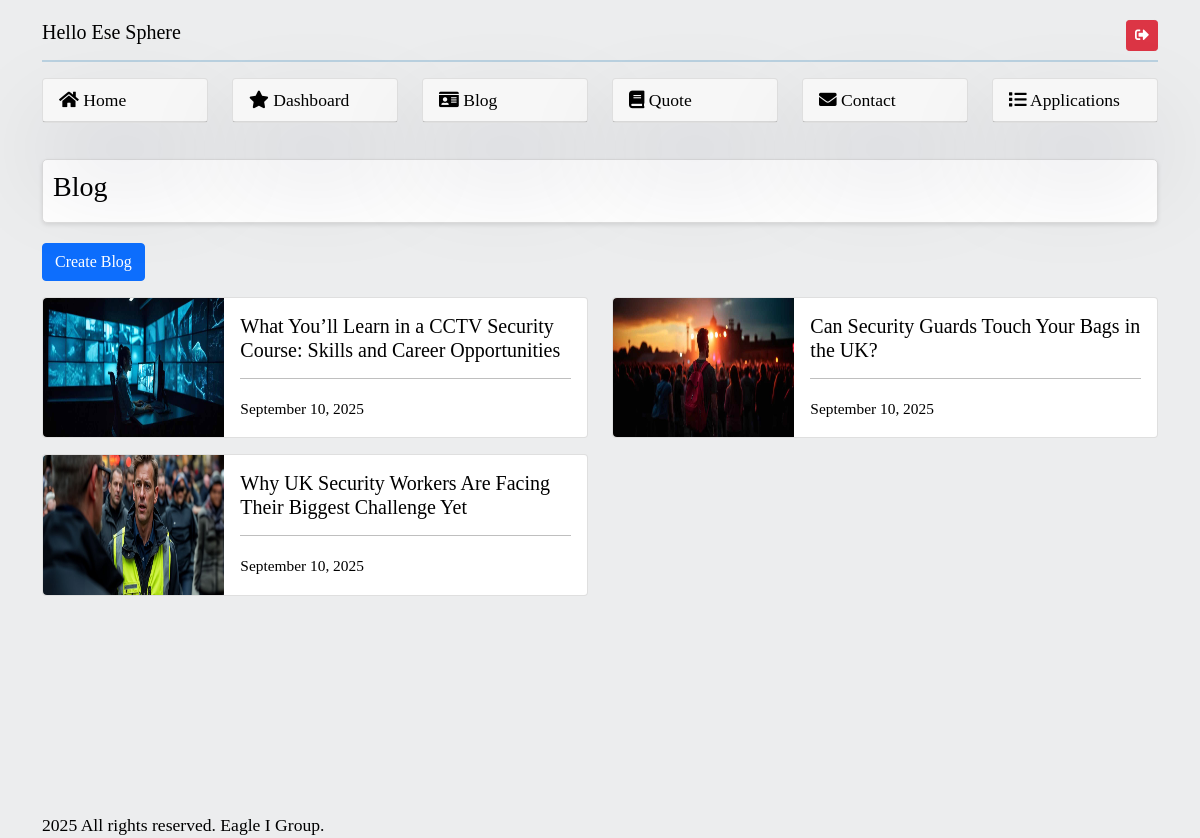
/sc/admin/blog.php (signed in), run on the app's committed database.
### tables this page shows
CREATE TABLE `articles` (
  `userId` int(11) NOT NULL,
  `title` varchar(500) DEFAULT NULL,
  `bloger` varchar(500) DEFAULT NULL,
  `xu874Iu` varchar(500) DEFAULT NULL,
  `specialId` varchar(500) DEFAULT NULL,
  `article` text NOT NULL,
  `image_path` varchar(500) NOT NULL,
  `dateTime` timestamp NOT NULL DEFAULT current_timestamp() ON UPDATE current_timestamp()
);

### sc/admin/blog.php (the view, shortened to what this page needs)
<?php require_once 'header.php'; ?>
<div id="session-container">
    <h3>Blog</h3>
</div>
<a href="./create-blog" class="text-decoration-none text-end btn btn-primary btn-block flex justify-right items-end">Create Blog</a>
<div class="row text-decoration-none mt-3 mb-3">
    <?php
    $sql = "SELECT * FROM articles ORDER BY userId DESC";
    $result = $conn->query($sql);
    if ($result->num_rows > 0) {
        while ($row = $result->fetch_assoc()) {
            $varDateUploaded = $row["dateTime"];
            $formattedDate = date("F j, Y", strtotime($varDateUploaded));
    ?>
            <div class="col-md-6 col-xl-6 col-sm-6 col-lg-6">
                <a class="text-decoration-none" href="../view-blog?xu874Iu=<?= htmlspecialchars($row["xu874Iu"]); ?>">
                    <div class="card mb-3">
                        <div class="row g-0" style="height: auto; color: black;">
                            <div class="col-md-4">
                                <img src="./<?= htmlspecialchars($row["image_path"]); ?>" class="img-fluid rounded-start w-100 h-100" alt="Blog pictures">
                            </div>
                            <div class="col-md-8">
                                <div class="card-body">
                                    <h5 class="card-title"><?= htmlspecialchars($row["title"]); ?></h5>
                                    <hr>
                                    <p class="card-text"><small class="text-body-secondary"><?= $formattedDate; ?></small></p>
                                </div>
                            </div>
                        </div>
                    </div>
                </a>
            </div>
    <?php
        }
    } else {
        echo "0 results";
    }
    ?>
</div>
<?php require_once 'footer.php'; ?>

### sc/admin/header.php (shortened to what this page needs)
<!doctype html>
<html lang="en">
<head>
    <link href="../assets/css/bootstrap-min.css" rel="stylesheet" type="text/css">
    <link href="../assets/css/style.css" rel="stylesheet" type="text/css">
    <link rel="stylesheet" href="../css/style.css">
    <link rel="stylesheet" href="https://cdnjs.cloudflare.com/ajax/libs/font-awesome/5.15.3/css/all.min.css">
</head>
<body>
    <div style="margin-top: 20px;" class="container">
        <div class="full-body-wrapper">
            <h5 style="color: #000;">
                <span id="greeting">Hello </span> <?php print "" . $_SESSION['usr_username'] . "" ?>
                <a href="./logout" type="button" class="btn btn-sm btn-danger" style="float: right;">
                    <i class="fas fa-sign-out-alt"></i>
                </a>
            </h5>
            <hr style="border: 1px solid rgba(41, 128, 185,1.0);">
            <div class="row">
                <div class="col-lg-2">
                    <a href="../" id="link-decor-black">
                        <div id="shadow-effect" class="card text-black mb-3">
                            <div class="card-header"><i class="fas fa-home"></i> Home</div>
                        </div>
                    </a>
                </div>
                <div class="col-lg-2">
                    <a href="./dashboard" id="link-decor-black">
                        <div id="shadow-effect" class="card text-black mb-3">
                            <div class="card-header"><i class="fas fa-star"></i> Dashboard</div>
                        </div>
                    </a>
                </div>
                <div class="col-lg-2">
                    <a href="./blog" id="link-decor-black">
                        <div id="shadow-effect" class="card text-black mb-3">
                            <div class="card-header"><i class="fas fa-id-card"></i> Blog</div>
                        </div>
                    </a>
                </div>
                <div class="col-lg-2">
                    <a href="./quote" id="link-decor-black">
                        <div id="shadow-effect" class="card text-black mb-3">
                            <div class="card-header"><i class="fas fa-book"></i> Quote</div>
                        </div>
                    </a>
                </div>
                <div class="col-lg-2">
                    <a href="./contact" id="link-decor-black">
                        <div id="shadow-effect" class="card text-black mb-3">
                            <div class="card-header"><i class="fas fa-envelope"></i> Contact</div>
                        </div>
                    </a>
                </div>
                <div class="col-lg-2">
                    <a href="./security-applications" id="link-decor-black">
                        <div id="shadow-effect" class="card text-black mb-3">
                            <div class="card-header"><i class="fas fa-list"></i> Applications</div>
                        </div>
                    </a>
                </div>
            </div>

### sc/admin/footer.php (shortened to what this page needs)
</div>
</div>
<div id="footer-panel">
    <div class="container">
        <div style="color: #000;" id="footer-contents">
            <?php echo date('Y'); ?> All rights reserved. Eagle I Group.
        </div>
    </div>
</div>
<link href="../assets/css/bootstrap.bundle.min.js" rel="stylesheet" type="text/javascript">
</body>
</html>

### sc/assets/css/style.css (style rules this page uses)
body { font-size: 1.1em; font-weight: 400; overflow-x: hidden; font-family: 'Georgia', serif; background-color: rgba(72, 84, 96,.1); color: #f0f0f0; margin: 0; padding: 0; }
#link-decor-black { text-decoration: none; color: #000; }
#session-container { overflow-x: auto; max-width: 100%; margin-bottom: 20px; background-color: #fff; color: #000; padding: 10px; border-radius: 5px; box-shadow: 0 2px 4px rgba(0, 0, 0, 0.1); border: 1px solid #ddd; margin: 20px auto; }
#shadow-effect { box-shadow: rgba(17, 12, 46, 0.15) 0px 48px 100px 0px; }

### sc/css/style.css (style rules this page uses)
:root { --primary: #273c75; --secondary: #9B9B9B; --light: #F5F5F5; --dark: #161616; }
.btn { font-weight: 500; transition: .5s; }
.btn.btn-primary { color: #FFFFFF; }

### sc/admin/header.php (style rules this page uses)
html, body { color: #000; }

### data on the page
articles: image_path (picture), title "What You’ll Learn in a CCTV Security Course: Skills and Career Opportunities", dateTime "September 10, 2025"
articles: image_path (picture), title "Can Security Guards Touch Your Bags in the UK?", dateTime "September 10, 2025"
articles: image_path (picture), title "Why UK Security Workers Are Facing Their Biggest Challenge Yet", dateTime "September 10, 2025"

### other printed values
$_SESSION['usr_username'] "Ese Sphere"
